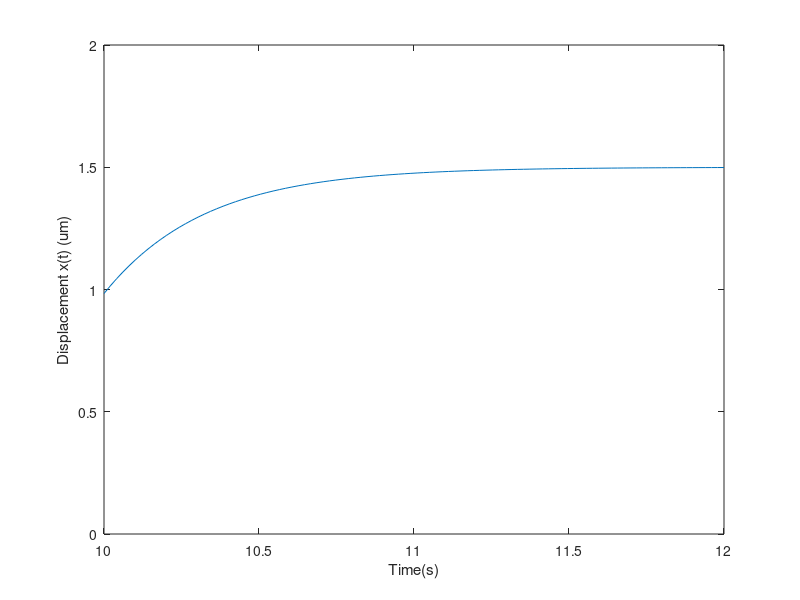

Write MATLAB code to recreate this figure.
% close all
clear variables
clc
% problem 1
k0 = 700; % pN/um
k1 = 2000/1.6; % pN/um
eta0 = 150; % pN*s/um
tau = eta0*(k0+k1)/(k0*k1); % s
F0 = 2000; % pN

t = linspace(0,2,100); % s
x = @(t) F0/k1*(1-k0/(k0+k1).*exp(-t/tau)); % um

plot(t,x(t)); % plot
ylim([0,2]);% duration of first rise 2 seconds
xlabel('Time(s)', 'FontSize',12);
ylabel('Displacement x(t) (um)', 'FontSize',12); 
%% 
% problem 2 
k0 = 700; % pN/um
k1 = 2000/1.5; % pN/um
eta0 = 150; % pN*s/um
tau = eta0*(k0+k1)/(k0*k1); % s
F0 = 2000; % pN

t = linspace(10,12,100); % s
x = @(t) F0/k1*(1-k0/(k0+k1).*exp(-(t-10)/tau)); % um

plot(t,x(t));
ylim([0,2]);
xlabel('Time(s)');
ylabel('Displacement x(t) (um)');
